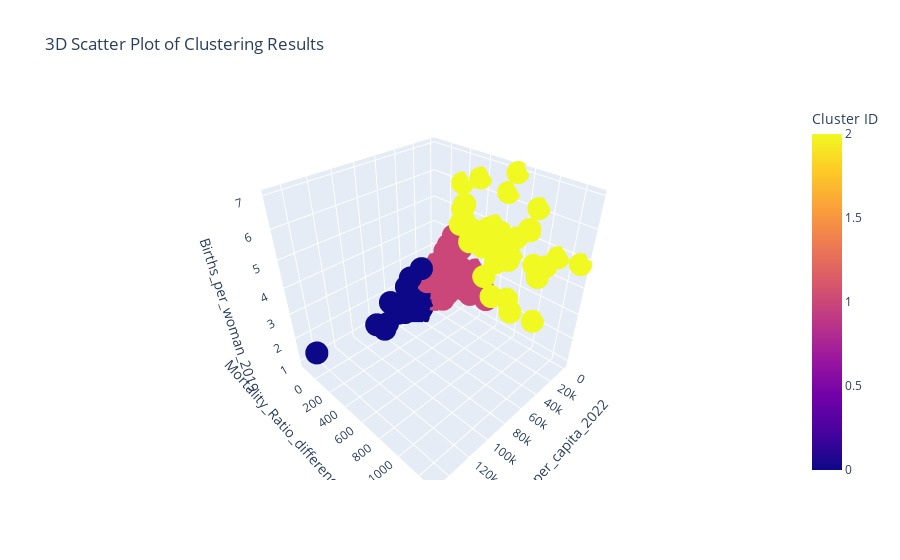

Notebook code cell kept with this figure:
### Code cell
test.Draw_Clusters()

### Figure 1 — Plotly figure (JSON) as saved in the notebook; plotly's stock layout.template omitted (floating-point values rounded to 4 significant figures; data arrays with more than 128 entries replaced by an {"elided": "..."} marker saying what was removed)
{"data": [{"hovertemplate": "GDP_per_capita_2022=%{x}<br>Mortality_Ratio_difference_2019_1985=%{y}<br>Births_per_woman_2019=%{z}<br>Cluster ID=%{marker.color}<extra></extra>", "legendgroup": "", "marker": {"color": {"elided": "162 int values"}, "coloraxis": "coloraxis", "symbol": "circle"}, "mode": "markers", "name": "", "scene": "scene", "showlegend": false, "type": "scatter3d", "x": {"elided": "162 float values"}, "y": {"elided": "162 float values"}, "z": {"elided": "162 float values"}}], "layout": {"coloraxis": {"colorbar": {"title": {"text": "Cluster ID"}}, "colorscale": [[0, "#0d0887"], [0.1111, "#46039f"], [0.2222, "#7201a8"], [0.3333, "#9c179e"], [0.4444, "#bd3786"], [0.5556, "#d8576b"], [0.6667, "#ed7953"], [0.7778, "#fb9f3a"], [0.8889, "#fdca26"], [1, "#f0f921"]]}, "legend": {"tracegroupgap": 0}, "scene": {"domain": {"x": [0, 1], "y": [0, 1]}, "xaxis": {"title": {"text": "GDP_per_capita_2022"}}, "yaxis": {"title": {"text": "Mortality_Ratio_difference_2019_1985"}}, "zaxis": {"title": {"text": "Births_per_woman_2019"}}}, "title": {"text": "3D Scatter Plot of Clustering Results"}}}
